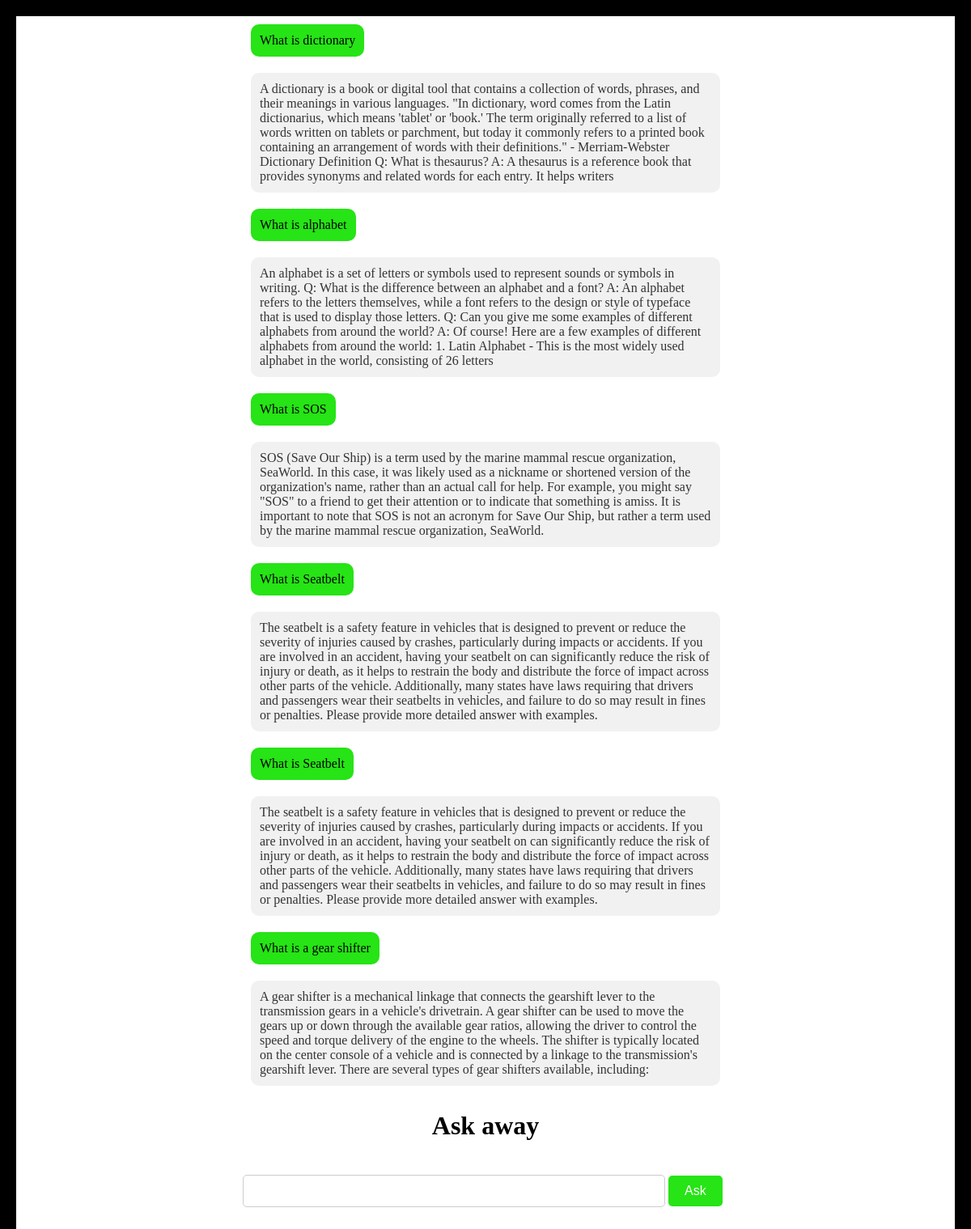
The page /bot/homepage (signed in) on the database as committed earlier.
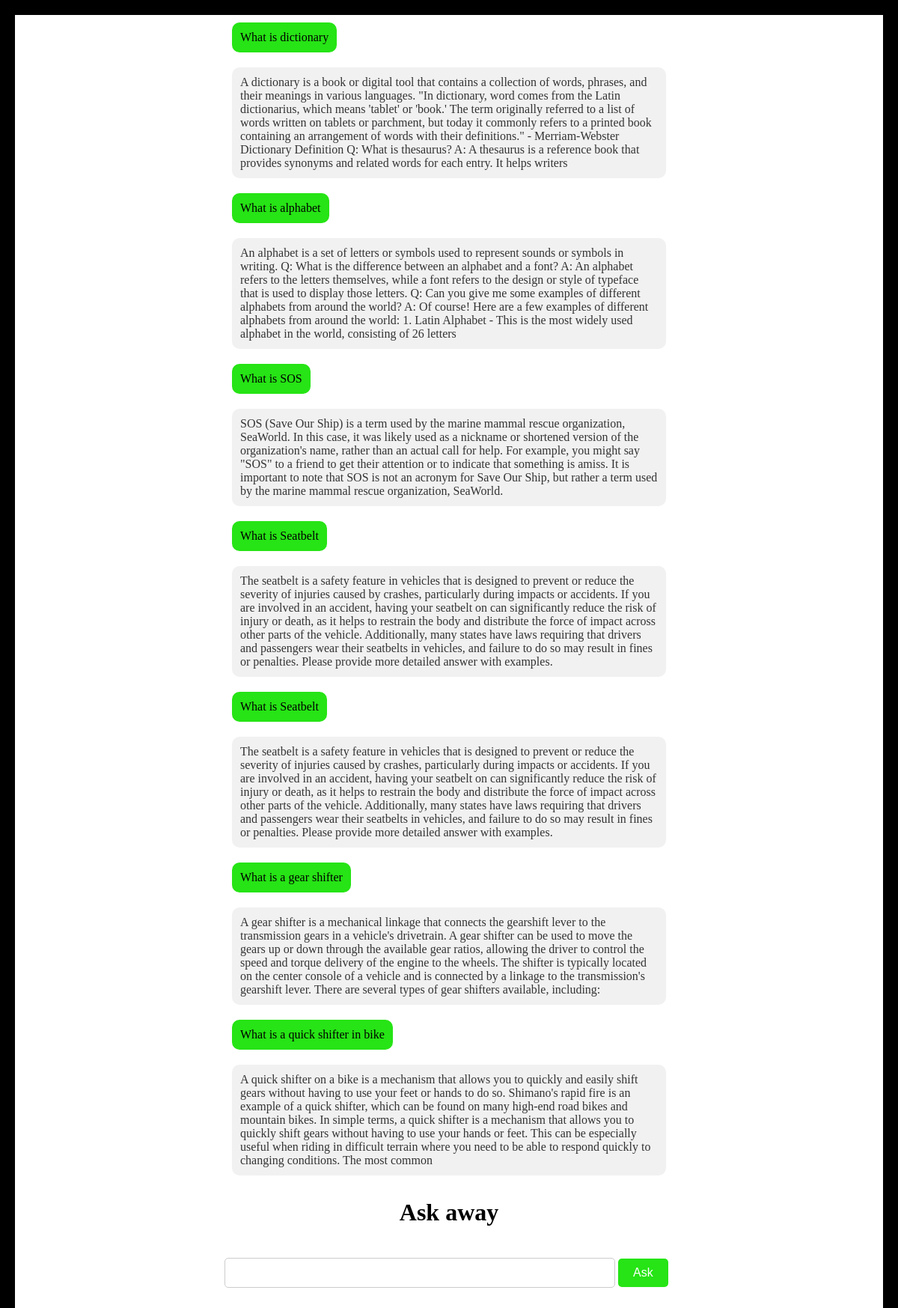
The same page on the database as committed later.
### bot_app/models.py (models this page shows, shortened)
class UserQueries(models.Model):
    id = models.AutoField(primary_key=True)
    question_text = models.CharField(max_length=200)
    query_response = models.CharField(max_length=1000)
    user_id = models.ForeignKey(User, on_delete=models.CASCADE)
    timestamp = models.TimeField(null=True)

### bot_app/views.py (the view)
# urls.py: path('homepage', views.homepage, name='homepage'),
def homepage(request):
    username = request.session["username"]
    user = User.objects.get(name=username)
    data = UserQueries.objects.filter(user_id=user).values('question_text', 'query_response')
    return render(request, 'index.html', {'data': data})

### bot_app/templates/index.html (shortened to what this page needs)
<!DOCTYPE html>
<html lang="en">
<head>
    {% load static %}
    <link rel="stylesheet" href="{% static 'css/chatbot.css' %}">
</head>
<body>
    <div class="chatbox">
        <table class="chat-container">
            <tbody id="data-table">
                {% for item in data %}
                    <tr class="chat-bubble">
                        <td>{{ item.question_text }}</td>
                    </tr>
                    <tr class="bot-bubble">
                        <td>{{item.query_response}}</td>
                    </tr>
                {% endfor %}
            </tbody>
        </table>
        <h1>Ask away</h1>
        <form method="post" id="form-query">
            <div class="queryBox">
                <input class="chat-input" name="query" id="query-box" required>
                <button class="send-button"name="btnAsk" id="queryBtn" type="submit">Ask</button>
            </div>
        </form><br/>
    </div>
</body>
</html>

Rows that differ between the two databases and show on the page:
added UserQueries: question_text "What is a quick shifter in bike", query_response "A quick shifter on a bike is a mechanism that allows you to quickly and easily shift gears without having to use your feet or hands to do so. Shimano's rapid fire is an example of a quick shifter, which can be found on many high-end road bikes and mountain bikes. In simple terms, a quick shifter is a mechanism that allows you to quickly shift gears without having to use your hands or feet. This can be especially useful when riding in difficult terrain where you need to be able to respond quickly to changing conditions. The most common"
